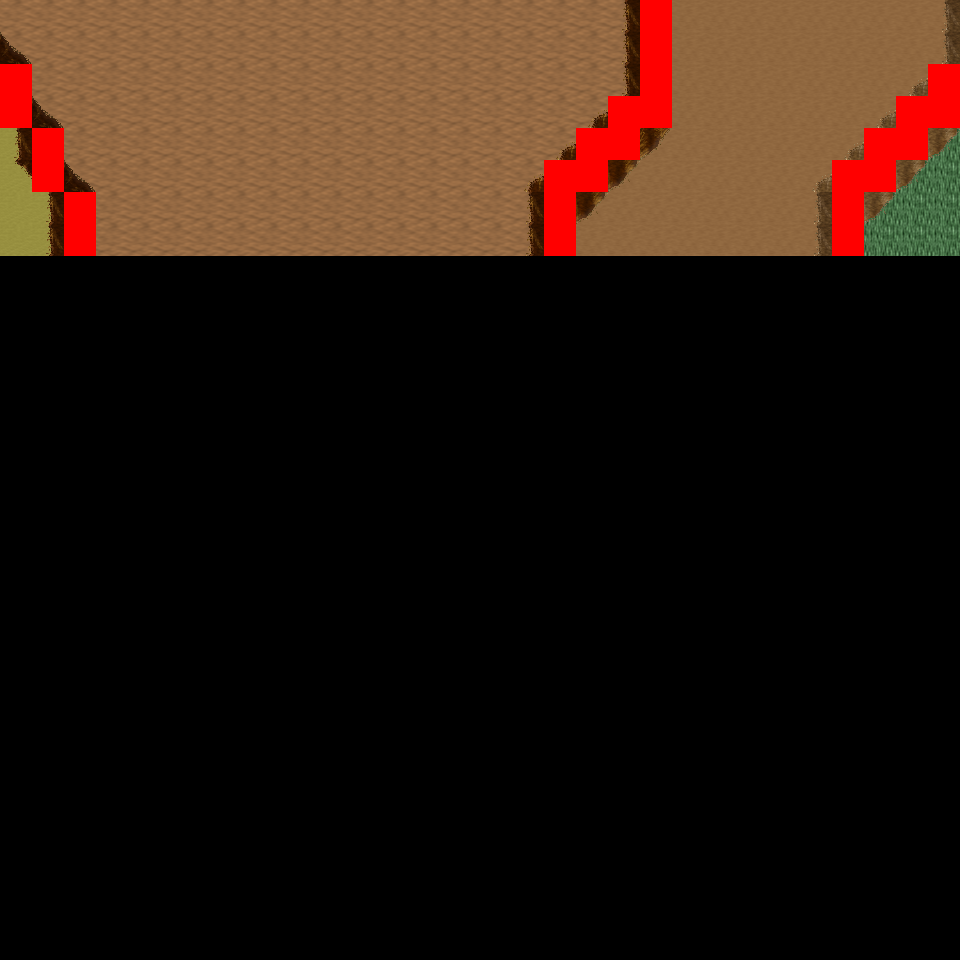

Tiled map render using the project's own tile images. Description and the map definition, with tile-layer contents summarised, below:
An orthogonal 30x30 tile map with 32x32 px tiles, 6 tile layers (Ground, Object, Object2, Above, ...), 18 tilesets and 6 objects (6x mapExit).

<map version="1.0" orientation="orthogonal" renderorder="right-down" width="30" height="30" tilewidth="32" tileheight="32" nextobjectid="7">
  <tileset firstgid="1" name="tileset_logic_collision" tilewidth="32" tileheight="32" tilecount="1" columns="1">
    <image source="../drawable/tileset_logic_collision.png" width="32" height="32" />
  </tileset>
  <tileset firstgid="2" name="tileset_ground_ground" tilewidth="32" tileheight="32" tilecount="33" columns="3">
    <image source="../drawable/tileset_ground_ground.png" width="96" height="352" />
  </tileset>
  <tileset firstgid="35" name="tileset_ground_ridge_earth_pale" tilewidth="32" tileheight="32" tilecount="96" columns="12">
    <image source="../drawable/tileset_ground_ridge_earth_pale.png" width="384" height="256" />
  </tileset>
  <tileset firstgid="131" name="tileset_ground_ridge_earth_dark" tilewidth="32" tileheight="32" tilecount="96" columns="12">
    <image source="../drawable/tileset_ground_ridge_earth_dark.png" width="384" height="256" />
  </tileset>
  <tileset firstgid="227" name="tileset_terrain_desert" tilewidth="32" tileheight="32" tilecount="88" columns="8">
    <image source="../drawable/tileset_terrain_desert.png" width="256" height="352" />
  </tileset>
  <tileset firstgid="315" name="tileset_building_witch_hut" tilewidth="32" tileheight="32" tilecount="80" columns="5">
    <image source="../drawable/tileset_building_witch_hut.png" width="160" height="512" />
  </tileset>
  <tileset firstgid="395" name="tileset_ground_earth_edges_yellowgreen" tilewidth="32" tileheight="32" tilecount="15" columns="5">
    <image source="../drawable/tileset_ground_earth_edges_yellowgreen.png" width="160" height="96" />
  </tileset>
  <tileset firstgid="410" name="tileset_item_firewood" tilewidth="32" tileheight="32" tilecount="12" columns="3">
    <image source="../drawable/tileset_item_firewood.png" width="96" height="128" />
  </tileset>
  <tileset firstgid="422" name="tileset_object_well_hoist" tilewidth="32" tileheight="32" tilecount="9" columns="3">
    <image source="../drawable/tileset_object_well_hoist.png" width="96" height="96" />
  </tileset>
  <tileset firstgid="431" name="tileset_plant_bush_various_small" tilewidth="32" tileheight="32" tilecount="9" columns="3">
    <image source="../drawable/tileset_plant_bush_various_small.png" width="96" height="96" />
  </tileset>
  <tileset firstgid="440" name="tileset_plant_bush_bushes" tilewidth="32" tileheight="32" tilecount="10" columns="5">
    <image source="../drawable/tileset_plant_bush_bushes.png" width="160" height="64" />
  </tileset>
  <tileset firstgid="450" name="tileset_plant_stump_stump_rectangular" tilewidth="32" tileheight="32" tilecount="4" columns="2">
    <image source="../drawable/tileset_plant_stump_stump_rectangular.png" width="64" height="64" />
  </tileset>
  <tileset firstgid="454" name="tileset_plant_stump_small_stump" tilewidth="32" tileheight="32" tilecount="4" columns="2">
    <image source="../drawable/tileset_plant_stump_small_stump.png" width="64" height="64" />
  </tileset>
  <tileset firstgid="458" name="tileset_plant_tree_evergreen" tilewidth="32" tileheight="32" tilecount="36" columns="3">
    <image source="../drawable/tileset_plant_tree_evergreen.png" width="96" height="384" />
  </tileset>
  <tileset firstgid="494" name="tileset_ground_sand_2" tilewidth="32" tileheight="32" tilecount="15" columns="5">
    <image source="../drawable/tileset_ground_sand_2.png" width="160" height="96" />
  </tileset>
  <tileset firstgid="509" name="tileset_plant_cactus_2" tilewidth="32" tileheight="32" tilecount="10" columns="5">
    <image source="../drawable/tileset_plant_cactus_2.png" width="160" height="64" />
  </tileset>
  <tileset firstgid="519" name="tileset_plant_cactus" tilewidth="32" tileheight="32" tilecount="2" columns="1">
    <image source="../drawable/tileset_plant_cactus.png" width="32" height="64" />
  </tileset>
  <tileset firstgid="521" name="tileset_ground_rock_pebbles" tilewidth="32" tileheight="32" tilecount="3" columns="1">
    <image source="../drawable/tileset_ground_rock_pebbles.png" width="32" height="96" />
  </tileset>
  <layer name="Ground" width="30" height="30">
    <data>[900 cells, 240 non-empty, 4 distinct tile ids]</data>
  </layer>
  <layer name="Object" width="30" height="30">
    <data>[900 cells, 55 non-empty, 18 distinct tile ids]</data>
  </layer>
  <layer name="Object2" width="30" height="30">
    <data>[900 cells, 0 non-empty, 0 distinct tile ids]</data>
  </layer>
  <layer name="Above" width="30" height="30">
    <data>[900 cells, 0 non-empty, 0 distinct tile ids]</data>
  </layer>
  <layer name="Above2" width="30" height="30">
    <data>[900 cells, 0 non-empty, 0 distinct tile ids]</data>
  </layer>
  <layer name="Walkable" width="30" height="30">
    <data>[900 cells, 26 non-empty, 1 distinct tile ids]</data>
  </layer>
  <objectgroup name="MapEvents">
    <object id="1" name="north" type="mapExit" x="0" y="0" width="640" height="32">
      <properties>
        <property name="map" value="level_0_x54_y96" />
        <property name="x" value="0" />
        <property name="y" value="28" />
      </properties>
    </object>
    <object id="2" name="north2" type="mapExit" x="672" y="0" width="288" height="32">
      <properties>
        <property name="map" value="level_0_x54_y96" />
        <property name="x" value="21" />
        <property name="y" value="28" />
      </properties>
    </object>
    <object id="3" name="west" type="mapExit" x="0" y="0" width="32" height="64">
      <properties>
        <property name="map" value="level_0_x53_y97" />
        <property name="x" value="28" />
        <property name="y" value="0" />
      </properties>
    </object>
    <object id="4" name="west2" type="mapExit" x="0" y="128" width="32" height="832">
      <properties>
        <property name="map" value="level_0_x53_y97" />
        <property name="x" value="28" />
        <property name="y" value="4" />
      </properties>
    </object>
    <object id="5" name="east" type="mapExit" x="928" y="0" width="32" height="64">
      <properties>
        <property name="map" value="level_0_x55_y97" />
        <property name="x" value="1" />
        <property name="y" value="0" />
      </properties>
    </object>
    <object id="6" name="east2" type="mapExit" x="928" y="128" width="32" height="832">
      <properties>
        <property name="map" value="level_0_x55_y97" />
        <property name="x" value="1" />
        <property name="y" value="4" />
      </properties>
    </object>
  </objectgroup>
</map>
